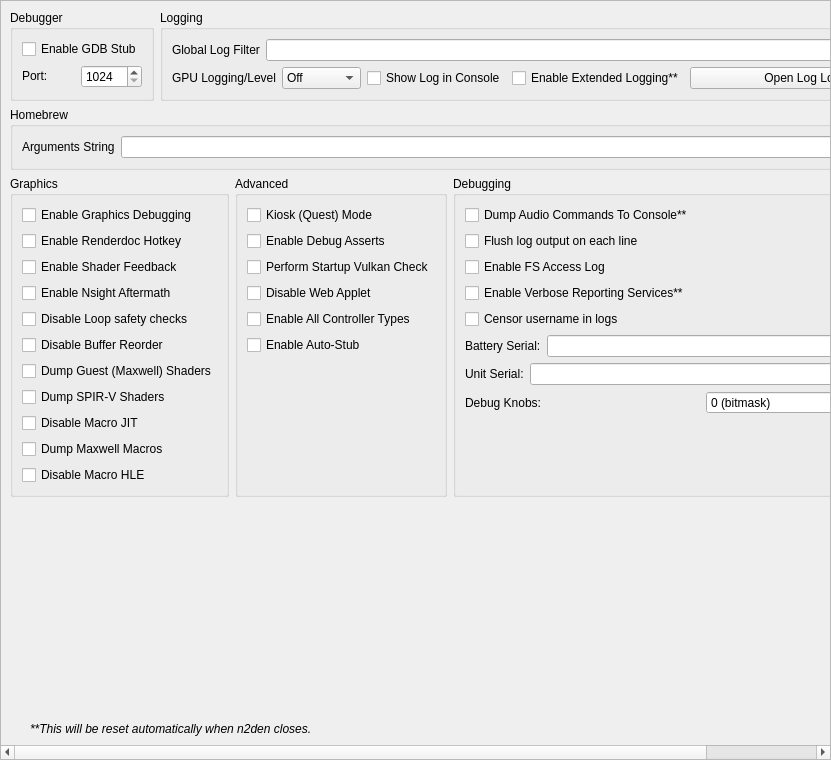
<?xml version="1.0" encoding="UTF-8"?>
<ui version="4.0">
 <class>ConfigureDebug</class>
 <widget class="QScrollArea" name="ConfigureDebug">
  <property name="geometry">
   <rect>
    <x>0</x>
    <y>0</y>
    <width>831</width>
    <height>760</height>
   </rect>
  </property>
  <property name="widgetResizable">
   <bool>true</bool>
  </property>
  <widget class="QWidget" name="widget">
   <property name="geometry">
    <rect>
     <x>0</x>
     <y>0</y>
     <width>829</width>
     <height>758</height>
    </rect>
   </property>
   <layout class="QVBoxLayout" name="verticalLayout_1">
    <item>
     <layout class="QHBoxLayout" name="horizontalLayout">
      <property name="topMargin">
       <number>0</number>
      </property>
      <item>
       <widget class="QGroupBox" name="groupBox">
        <property name="sizePolicy">
         <sizepolicy hsizetype="Preferred" vsizetype="Preferred">
          <horstretch>0</horstretch>
          <verstretch>0</verstretch>
         </sizepolicy>
        </property>
        <property name="title">
         <string>Debugger</string>
        </property>
        <property name="alignment">
         <set>Qt::AlignmentFlag::AlignLeading|Qt::AlignmentFlag::AlignLeft|Qt::AlignmentFlag::AlignTop</set>
        </property>
        <property name="flat">
         <bool>false</bool>
        </property>
        <property name="checkable">
         <bool>false</bool>
        </property>
        <layout class="QVBoxLayout" name="verticalLayout_3">
         <item>
          <widget class="QWidget" name="debug_widget" native="true">
           <property name="sizePolicy">
            <sizepolicy hsizetype="Preferred" vsizetype="Maximum">
             <horstretch>0</horstretch>
             <verstretch>0</verstretch>
            </sizepolicy>
           </property>
           <layout class="QVBoxLayout" name="verticalLayout">
            <property name="sizeConstraint">
             <enum>QLayout::SizeConstraint::SetDefaultConstraint</enum>
            </property>
            <property name="leftMargin">
             <number>0</number>
            </property>
            <property name="topMargin">
             <number>0</number>
            </property>
            <property name="rightMargin">
             <number>0</number>
            </property>
            <property name="bottomMargin">
             <number>0</number>
            </property>
            <item>
             <widget class="QCheckBox" name="toggle_gdbstub">
              <property name="sizePolicy">
               <sizepolicy hsizetype="Maximum" vsizetype="Maximum">
                <horstretch>0</horstretch>
                <verstretch>0</verstretch>
               </sizepolicy>
              </property>
              <property name="text">
               <string>Enable GDB Stub</string>
              </property>
             </widget>
            </item>
            <item>
             <widget class="QWidget" name="horizontalWidget_3" native="true">
              <property name="sizePolicy">
               <sizepolicy hsizetype="Preferred" vsizetype="Maximum">
                <horstretch>0</horstretch>
                <verstretch>0</verstretch>
               </sizepolicy>
              </property>
              <layout class="QHBoxLayout" name="horizontalLayout_3">
               <property name="leftMargin">
                <number>0</number>
               </property>
               <property name="topMargin">
                <number>0</number>
               </property>
               <property name="rightMargin">
                <number>0</number>
               </property>
               <property name="bottomMargin">
                <number>0</number>
               </property>
               <item>
                <widget class="QLabel" name="label_11">
                 <property name="sizePolicy">
                  <sizepolicy hsizetype="Minimum" vsizetype="Maximum">
                   <horstretch>0</horstretch>
                   <verstretch>0</verstretch>
                  </sizepolicy>
                 </property>
                 <property name="text">
                  <string>Port:</string>
                 </property>
                </widget>
               </item>
               <item>
                <widget class="QSpinBox" name="gdbport_spinbox">
                 <property name="sizePolicy">
                  <sizepolicy hsizetype="Preferred" vsizetype="Maximum">
                   <horstretch>0</horstretch>
                   <verstretch>0</verstretch>
                  </sizepolicy>
                 </property>
                 <property name="minimum">
                  <number>1024</number>
                 </property>
                 <property name="maximum">
                  <number>65535</number>
                 </property>
                </widget>
               </item>
              </layout>
             </widget>
            </item>
           </layout>
          </widget>
         </item>
        </layout>
       </widget>
      </item>
      <item>
       <widget class="QGroupBox" name="groupBox_2">
        <property name="sizePolicy">
         <sizepolicy hsizetype="Expanding" vsizetype="Preferred">
          <horstretch>0</horstretch>
          <verstretch>0</verstretch>
         </sizepolicy>
        </property>
        <property name="title">
         <string>Logging</string>
        </property>
        <layout class="QGridLayout" name="gridLayout_1">
         <item row="0" column="0" colspan="4">
          <widget class="QWidget" name="logging_widget" native="true">
           <property name="sizePolicy">
            <sizepolicy hsizetype="Preferred" vsizetype="Maximum">
             <horstretch>0</horstretch>
             <verstretch>0</verstretch>
            </sizepolicy>
           </property>
           <layout class="QHBoxLayout" name="horizontalLayout_1">
            <property name="leftMargin">
             <number>0</number>
            </property>
            <property name="topMargin">
             <number>0</number>
            </property>
            <property name="rightMargin">
             <number>0</number>
            </property>
            <property name="bottomMargin">
             <number>0</number>
            </property>
            <item>
             <widget class="QLabel" name="label_1">
              <property name="sizePolicy">
               <sizepolicy hsizetype="Preferred" vsizetype="Preferred">
                <horstretch>0</horstretch>
                <verstretch>0</verstretch>
               </sizepolicy>
              </property>
              <property name="text">
               <string>Global Log Filter</string>
              </property>
             </widget>
            </item>
            <item>
             <widget class="QLineEdit" name="log_filter_edit"/>
            </item>
           </layout>
          </widget>
         </item>
         <item row="1" column="0">
          <widget class="QWidget" name="gpu_log_level_widget" native="true">
           <property name="sizePolicy">
            <sizepolicy hsizetype="Preferred" vsizetype="Maximum">
             <horstretch>0</horstretch>
             <verstretch>0</verstretch>
            </sizepolicy>
           </property>
           <layout class="QHBoxLayout" name="gpu_log_level_layout">
            <property name="leftMargin">
             <number>0</number>
            </property>
            <property name="topMargin">
             <number>0</number>
            </property>
            <property name="rightMargin">
             <number>0</number>
            </property>
            <property name="bottomMargin">
             <number>0</number>
            </property>
            <item>
             <widget class="QLabel" name="gpu_log_level_label">
              <property name="text">
               <string>GPU Logging/Level</string>
              </property>
             </widget>
            </item>
            <item>
             <widget class="QComboBox" name="gpu_log_level">
              <property name="toolTip">
               <string>Detail level for GPU logs. Off disables logging entirely.</string>
              </property>
              <item>
               <property name="text">
                <string>Off</string>
               </property>
              </item>
              <item>
               <property name="text">
                <string>Errors</string>
               </property>
              </item>
              <item>
               <property name="text">
                <string>Standard</string>
               </property>
              </item>
              <item>
               <property name="text">
                <string>Verbose</string>
               </property>
              </item>
              <item>
               <property name="text">
                <string>All</string>
               </property>
              </item>
             </widget>
            </item>
           </layout>
          </widget>
         </item>
         <item row="1" column="1">
          <widget class="QCheckBox" name="toggle_console">
           <property name="text">
            <string>Show Log in Console</string>
           </property>
          </widget>
         </item>
         <item row="1" column="2">
          <widget class="QCheckBox" name="extended_logging">
           <property name="enabled">
            <bool>true</bool>
           </property>
           <property name="toolTip">
            <string>When checked, the max size of the log increases from 100 MB to 1 GB</string>
           </property>
           <property name="text">
            <string>Enable Extended Logging**</string>
           </property>
          </widget>
         </item>
         <item row="1" column="3">
          <widget class="QPushButton" name="open_log_button">
           <property name="sizePolicy">
            <sizepolicy hsizetype="Expanding" vsizetype="Maximum">
             <horstretch>1</horstretch>
             <verstretch>0</verstretch>
            </sizepolicy>
           </property>
           <property name="minimumSize">
            <size>
             <width>250</width>
             <height>0</height>
            </size>
           </property>
           <property name="text">
            <string>Open Log Location</string>
           </property>
          </widget>
         </item>
        </layout>
       </widget>
      </item>
     </layout>
    </item>
    <item>
     <widget class="QGroupBox" name="groupBox_3">
      <property name="title">
       <string>Homebrew</string>
      </property>
      <layout class="QVBoxLayout" name="verticalLayout_5">
       <item>
        <layout class="QHBoxLayout" name="horizontalLayout_4">
         <item>
          <widget class="QLabel" name="label_3">
           <property name="text">
            <string>Arguments String</string>
           </property>
          </widget>
         </item>
         <item>
          <widget class="QLineEdit" name="homebrew_args_edit"/>
         </item>
        </layout>
       </item>
      </layout>
     </widget>
    </item>
    <item>
     <layout class="QHBoxLayout" name="horizontalLayout_2">
      <item>
       <widget class="QGroupBox" name="groupBox_4">
        <property name="title">
         <string>Graphics</string>
        </property>
        <layout class="QGridLayout" name="gridLayout_2">
         <item row="4" column="0">
          <widget class="QCheckBox" name="disable_loop_safety_checks">
           <property name="toolTip">
            <string>When checked, it executes shaders without loop logic changes</string>
           </property>
           <property name="text">
            <string>Disable Loop safety checks</string>
           </property>
          </widget>
         </item>
         <item row="9" column="0">
          <widget class="QCheckBox" name="dump_macros">
           <property name="enabled">
            <bool>true</bool>
           </property>
           <property name="toolTip">
            <string>When checked, it will dump all the macro programs of the GPU</string>
           </property>
           <property name="text">
            <string>Dump Maxwell Macros</string>
           </property>
          </widget>
         </item>
         <item row="3" column="0">
          <widget class="QCheckBox" name="enable_nsight_aftermath">
           <property name="toolTip">
            <string>When checked, it enables Nsight Aftermath crash dumps</string>
           </property>
           <property name="text">
            <string>Enable Nsight Aftermath</string>
           </property>
          </widget>
         </item>
         <item row="6" column="0">
          <widget class="QCheckBox" name="dump_guest_shaders">
           <property name="enabled">
            <bool>true</bool>
           </property>
           <property name="toolTip">
            <string>When checked, it will dump original Maxwell guest shader bytecode (the input to the recompiler) as .ash files under DumpDir/shaders/. Useful for inspection with nvdisasm.</string>
           </property>
           <property name="text">
            <string>Dump Guest (Maxwell) Shaders</string>
           </property>
          </widget>
         </item>
         <item row="1" column="0">
          <widget class="QCheckBox" name="enable_renderdoc_hotkey">
           <property name="text">
            <string>Enable Renderdoc Hotkey</string>
           </property>
          </widget>
         </item>
         <item row="8" column="0">
          <widget class="QCheckBox" name="disable_macro_jit">
           <property name="enabled">
            <bool>true</bool>
           </property>
           <property name="toolTip">
            <string>When checked, it disables the macro Just In Time compiler. Enabling this makes games run slower</string>
           </property>
           <property name="text">
            <string>Disable Macro JIT</string>
           </property>
          </widget>
         </item>
         <item row="10" column="0">
          <widget class="QCheckBox" name="disable_macro_hle">
           <property name="enabled">
            <bool>true</bool>
           </property>
           <property name="toolTip">
            <string>When checked, it disables the macro HLE functions. Enabling this makes games run slower</string>
           </property>
           <property name="text">
            <string>Disable Macro HLE</string>
           </property>
          </widget>
         </item>
         <item row="0" column="0">
          <widget class="QCheckBox" name="enable_graphics_debugging">
           <property name="enabled">
            <bool>true</bool>
           </property>
           <property name="toolTip">
            <string>When checked, the graphics API enters a slower debugging mode</string>
           </property>
           <property name="text">
            <string>Enable Graphics Debugging</string>
           </property>
          </widget>
         </item>
         <item row="11" column="0">
          <spacer name="verticalSpacer_5">
           <property name="orientation">
            <enum>Qt::Orientation::Vertical</enum>
           </property>
           <property name="sizeType">
            <enum>QSizePolicy::Policy::Preferred</enum>
           </property>
           <property name="sizeHint" stdset="0">
            <size>
             <width>20</width>
             <height>0</height>
            </size>
           </property>
          </spacer>
         </item>
         <item row="2" column="0">
          <widget class="QCheckBox" name="enable_shader_feedback">
           <property name="toolTip">
            <string>When checked, n2den will log statistics about the compiled pipeline cache</string>
           </property>
           <property name="text">
            <string>Enable Shader Feedback</string>
           </property>
          </widget>
         </item>
         <item row="5" column="0">
          <widget class="QCheckBox" name="disable_buffer_reorder">
           <property name="toolTip">
            <string>&lt;html&gt;&lt;head/&gt;&lt;body&gt;&lt;p&gt;When checked, disables reordering of mapped memory uploads which allows to associate uploads with specific draws. May reduce performance in some cases.&lt;/p&gt;&lt;/body&gt;&lt;/html&gt;</string>
           </property>
           <property name="text">
            <string>Disable Buffer Reorder</string>
           </property>
          </widget>
         </item>
         <item row="7" column="0">
          <widget class="QCheckBox" name="gpu_log_shader_dumps">
           <property name="toolTip">
            <string>When checked, it will dump the recompiler's output SPIR-V binaries (.spv) under LogDir/shaders/. Inspect via SPIRV-Tools (spirv-dis / spirv-cross / spirv-val) or RenderDoc.</string>
           </property>
           <property name="text">
            <string>Dump SPIR-V Shaders</string>
           </property>
          </widget>
         </item>
        </layout>
       </widget>
      </item>
      <item>
       <widget class="QGroupBox" name="groupBox_6">
        <property name="title">
         <string>Advanced</string>
        </property>
        <layout class="QGridLayout" name="gridLayout_4">
         <item row="3" column="0">
          <widget class="QCheckBox" name="perform_vulkan_check">
           <property name="toolTip">
            <string>Enables n2den to check for a working Vulkan environment when the program starts up. Disable this if this is causing issues with external programs seeing n2den.</string>
           </property>
           <property name="text">
            <string>Perform Startup Vulkan Check</string>
           </property>
          </widget>
         </item>
         <item row="4" column="0">
          <widget class="QCheckBox" name="disable_web_applet">
           <property name="text">
            <string>Disable Web Applet</string>
           </property>
          </widget>
         </item>
         <item row="5" column="0">
          <widget class="QCheckBox" name="enable_all_controllers">
           <property name="text">
            <string>Enable All Controller Types</string>
           </property>
          </widget>
         </item>
         <item row="6" column="0">
          <widget class="QCheckBox" name="use_auto_stub">
           <property name="text">
            <string>Enable Auto-Stub</string>
           </property>
          </widget>
         </item>
         <item row="0" column="0">
          <widget class="QCheckBox" name="quest_flag">
           <property name="text">
            <string>Kiosk (Quest) Mode</string>
           </property>
          </widget>
         </item>
         <item row="2" column="0">
          <widget class="QCheckBox" name="use_debug_asserts">
           <property name="text">
            <string>Enable Debug Asserts</string>
           </property>
          </widget>
         </item>
         <item row="7" column="0">
          <spacer name="verticalSpacer_4">
           <property name="orientation">
            <enum>Qt::Orientation::Vertical</enum>
           </property>
           <property name="sizeType">
            <enum>QSizePolicy::Policy::Expanding</enum>
           </property>
           <property name="sizeHint" stdset="0">
            <size>
             <width>20</width>
             <height>0</height>
            </size>
           </property>
          </spacer>
         </item>
        </layout>
       </widget>
      </item>
      <item>
       <widget class="QGroupBox" name="groupBox_5">
        <property name="title">
         <string>Debugging</string>
        </property>
        <layout class="QGridLayout" name="gridLayout_3">
         <item row="6" column="0">
          <widget class="QWidget" name="serial_battery_widget" native="true">
           <property name="sizePolicy">
            <sizepolicy hsizetype="Preferred" vsizetype="Maximum">
             <horstretch>0</horstretch>
             <verstretch>0</verstretch>
            </sizepolicy>
           </property>
           <layout class="QHBoxLayout" name="horizontalLayout_11">
            <property name="leftMargin">
             <number>0</number>
            </property>
            <property name="topMargin">
             <number>0</number>
            </property>
            <property name="rightMargin">
             <number>0</number>
            </property>
            <property name="bottomMargin">
             <number>0</number>
            </property>
            <item>
             <widget class="QLabel" name="label_12">
              <property name="sizePolicy">
               <sizepolicy hsizetype="Preferred" vsizetype="Preferred">
                <horstretch>0</horstretch>
                <verstretch>0</verstretch>
               </sizepolicy>
              </property>
              <property name="text">
               <string>Battery Serial:</string>
              </property>
             </widget>
            </item>
            <item>
             <widget class="QLineEdit" name="serial_battery_edit"/>
            </item>
           </layout>
          </widget>
         </item>
         <item row="8" column="0">
          <widget class="QWidget" name="debug_knobs_widget" native="true">
           <property name="sizePolicy">
            <sizepolicy hsizetype="Preferred" vsizetype="Maximum">
             <horstretch>0</horstretch>
             <verstretch>0</verstretch>
            </sizepolicy>
           </property>
           <layout class="QHBoxLayout" name="horizontalLayout_debug_knobs">
            <property name="leftMargin">
             <number>0</number>
            </property>
            <property name="topMargin">
             <number>0</number>
            </property>
            <property name="rightMargin">
             <number>0</number>
            </property>
            <property name="bottomMargin">
             <number>0</number>
            </property>
            <item>
             <widget class="QLabel" name="label_debug_knobs">
              <property name="sizePolicy">
               <sizepolicy hsizetype="Preferred" vsizetype="Preferred">
                <horstretch>0</horstretch>
                <verstretch>0</verstretch>
               </sizepolicy>
              </property>
              <property name="text">
               <string>Debug Knobs:</string>
              </property>
             </widget>
            </item>
            <item>
             <widget class="QSpinBox" name="debug_knobs_spinbox">
              <property name="minimum">
               <number>0</number>
              </property>
              <property name="maximum">
               <number>65535</number>
              </property>
              <property name="toolTip">
               <string>Bitmask for quick development toggles</string>
              </property>
              <property name="statusTip">
               <string>Set debug knobs (bitmask)</string>
              </property>
              <property name="whatsThis">
               <string>16-bit debug knob set for quick development toggles</string>
              </property>
              <property name="suffix">
               <string> (bitmask)</string>
              </property>
             </widget>
            </item>
           </layout>
          </widget>
         </item>
         <item row="7" column="0">
          <widget class="QWidget" name="serial_board_widget" native="true">
           <property name="sizePolicy">
            <sizepolicy hsizetype="Preferred" vsizetype="Maximum">
             <horstretch>0</horstretch>
             <verstretch>0</verstretch>
            </sizepolicy>
           </property>
           <layout class="QHBoxLayout" name="horizontalLayout_12">
            <property name="leftMargin">
             <number>0</number>
            </property>
            <property name="topMargin">
             <number>0</number>
            </property>
            <property name="rightMargin">
             <number>0</number>
            </property>
            <property name="bottomMargin">
             <number>0</number>
            </property>
            <item>
             <widget class="QLabel" name="label_13">
              <property name="sizePolicy">
               <sizepolicy hsizetype="Preferred" vsizetype="Preferred">
                <horstretch>0</horstretch>
                <verstretch>0</verstretch>
               </sizepolicy>
              </property>
              <property name="text">
               <string>Unit Serial:</string>
              </property>
             </widget>
            </item>
            <item>
             <widget class="QLineEdit" name="serial_board_edit"/>
            </item>
           </layout>
          </widget>
         </item>
         <item row="20" column="0">
          <spacer name="verticalSpacer_3">
           <property name="orientation">
            <enum>Qt::Orientation::Vertical</enum>
           </property>
           <property name="sizeType">
            <enum>QSizePolicy::Policy::Expanding</enum>
           </property>
           <property name="sizeHint" stdset="0">
            <size>
             <width>20</width>
             <height>0</height>
            </size>
           </property>
          </spacer>
         </item>
         <item row="1" column="0">
          <widget class="QCheckBox" name="dump_audio_commands">
           <property name="toolTip">
            <string>Enable this to output the latest generated audio command list to the console. Only affects games using the audio renderer.</string>
           </property>
           <property name="text">
            <string>Dump Audio Commands To Console**</string>
           </property>
          </widget>
         </item>
         <item row="2" column="0">
          <widget class="QCheckBox" name="flush_line">
           <property name="text">
            <string>Flush log output on each line</string>
           </property>
          </widget>
         </item>
         <item row="3" column="0">
          <widget class="QCheckBox" name="fs_access_log">
           <property name="text">
            <string>Enable FS Access Log</string>
           </property>
          </widget>
         </item>
         <item row="4" column="0">
          <widget class="QCheckBox" name="reporting_services">
           <property name="text">
            <string>Enable Verbose Reporting Services**</string>
           </property>
          </widget>
         </item>
         <item row="5" column="0">
          <widget class="QCheckBox" name="censor_username">
           <property name="text">
            <string>Censor username in logs</string>
           </property>
          </widget>
         </item>
        </layout>
       </widget>
      </item>
     </layout>
    </item>
    <item>
     <spacer name="verticalSpacer">
      <property name="orientation">
       <enum>Qt::Orientation::Vertical</enum>
      </property>
      <property name="sizeHint" stdset="0">
       <size>
        <width>20</width>
        <height>0</height>
       </size>
      </property>
     </spacer>
    </item>
    <item>
     <widget class="QLabel" name="label_5">
      <property name="sizePolicy">
       <sizepolicy hsizetype="Expanding" vsizetype="Preferred">
        <horstretch>0</horstretch>
        <verstretch>0</verstretch>
       </sizepolicy>
      </property>
      <property name="font">
       <font>
        <italic>true</italic>
       </font>
      </property>
      <property name="text">
       <string>**This will be reset automatically when n2den closes.</string>
      </property>
      <property name="indent">
       <number>20</number>
      </property>
     </widget>
    </item>
   </layout>
  </widget>
 </widget>
 <tabstops>
  <tabstop>log_filter_edit</tabstop>
  <tabstop>toggle_console</tabstop>
  <tabstop>extended_logging</tabstop>
  <tabstop>open_log_button</tabstop>
  <tabstop>homebrew_args_edit</tabstop>
  <tabstop>enable_graphics_debugging</tabstop>
  <tabstop>enable_shader_feedback</tabstop>
  <tabstop>enable_nsight_aftermath</tabstop>
  <tabstop>fs_access_log</tabstop>
  <tabstop>reporting_services</tabstop>
  <tabstop>quest_flag</tabstop>
  <tabstop>use_debug_asserts</tabstop>
 </tabstops>
 <resources/>
 <connections/>
</ui>
